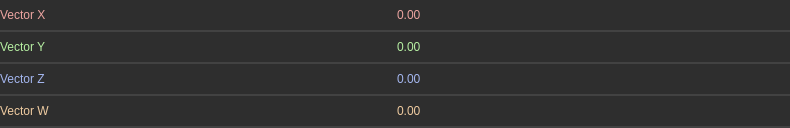
<?xml version="1.0" encoding="UTF-8"?>
<ui version="4.0">
 <class>Widget</class>
 <widget class="QWidget" name="Widget">
  <property name="geometry">
   <rect>
    <x>0</x>
    <y>0</y>
    <width>790</width>
    <height>128</height>
   </rect>
  </property>
  <property name="minimumSize">
   <size>
    <width>0</width>
    <height>0</height>
   </size>
  </property>
  <property name="maximumSize">
   <size>
    <width>16777215</width>
    <height>128</height>
   </size>
  </property>
  <property name="windowTitle">
   <string>Form</string>
  </property>
  <property name="styleSheet">
   <string notr="true">.QWidget {
    font: 580 10pt &quot;Segoe UI&quot;;
    border: 2px solid black;
    border-radius: 0px;
    border-left: 0px;
    border-right: 0px;
	border-top: 0px;
    border-color: rgba(66, 66, 66, 255);
    padding: 8px;
    padding-left: 6px;
    padding-right: 6px;
    color: #e5e5e5;
    background-color: #2e2e2e;
}

.QWidget::hover {
}
.QWidget::selected {
    background-color: #515965;
}</string>
  </property>
  <layout class="QVBoxLayout" name="verticalLayout">
   <property name="spacing">
    <number>0</number>
   </property>
   <property name="leftMargin">
    <number>0</number>
   </property>
   <property name="topMargin">
    <number>0</number>
   </property>
   <property name="rightMargin">
    <number>0</number>
   </property>
   <property name="bottomMargin">
    <number>0</number>
   </property>
   <item>
    <widget class="QFrame" name="frame">
     <property name="maximumSize">
      <size>
       <width>16777215</width>
       <height>32</height>
      </size>
     </property>
     <property name="styleSheet">
      <string notr="true">.QFrame {
    font: 580 10pt &quot;Segoe UI&quot;;
    border: 2px solid black;
    border-radius: 0px;
    border-left: 0px;
    border-right: 0px;
	border-top: 0px;
    border-color: rgba(66, 66, 66, 255);
    color: #e5e5e5;
    background-color: #2e2e2e;
}

.QFrame::hover {
}
.QFrame::selected {
    background-color: #515965;
}</string>
     </property>
     <property name="frameShape">
      <enum>QFrame::StyledPanel</enum>
     </property>
     <property name="frameShadow">
      <enum>QFrame::Raised</enum>
     </property>
     <property name="lineWidth">
      <number>0</number>
     </property>
     <layout class="QHBoxLayout" name="horizontalLayout_2">
      <property name="spacing">
       <number>0</number>
      </property>
      <property name="leftMargin">
       <number>0</number>
      </property>
      <property name="topMargin">
       <number>0</number>
      </property>
      <property name="rightMargin">
       <number>0</number>
      </property>
      <property name="bottomMargin">
       <number>0</number>
      </property>
      <item>
       <widget class="QLabel" name="label">
        <property name="styleSheet">
         <string notr="true">border:0px;
background-color: rgba(255, 255, 255, 0);
font: 8pt &quot;Segoe UI&quot;;
color: #ECA4A0;
</string>
        </property>
        <property name="text">
         <string>Vector X</string>
        </property>
       </widget>
      </item>
      <item>
       <widget class="QDoubleSpinBox" name="vector_x">
        <property name="minimumSize">
         <size>
          <width>0</width>
          <height>0</height>
         </size>
        </property>
        <property name="styleSheet">
         <string notr="true">QDoubleSpinBox {
    font: 580 8pt &quot;Segoe UI&quot;;
    border: 2px solid black;
    border-radius: 2px;
    border-color: rgba(94, 94, 94, 255);
    color: #e5e5e5;
    background-color: #2e2e2e;
border:0px;
color: #ECA4A0;
}

QDoubleSpinBox:focus {
}

QDoubleSpinBox:hover {
}

QDoubleSpinBox:pressed {
	background-color: #252525;
}

QDoubleSpinBox::up-button {
    border: 0px solid black;
    subcontrol-origin: border;
    subcontrol-position: top right;
    border-left: 2px solid black;
    border-bottom: 0px solid black;
    border-top-right-radius: 2px;
    border-color: rgba(94, 94, 94, 255);
	width:16px;
    margin:0px;
border:0px;
}

QDoubleSpinBox::up-arrow {
    image: url(://icons/arrow_drop_up_24dp.svg);
    width: 20px;
    height: 20px;
}

QDoubleSpinBox::down-button {
    subcontrol-origin: border;
    subcontrol-position: bottom right;
	border: 0px solid black;
    border-left: 2px solid black;
    border-top: 2px solid black;
border-bottom-right-radius: 2px;
    border-color: rgba(94, 94, 94, 255);
	width:16px;
    margin:0px;
border:0px;
}

QDoubleSpinBox::down-arrow {
    image: url(://icons/arrow_drop_down_16dp.svg);
    width: 20px;
    height: 20px;
}</string>
        </property>
        <property name="decimals">
         <number>2</number>
        </property>
        <property name="minimum">
         <double>-99999999999.000000000000000</double>
        </property>
        <property name="maximum">
         <double>99999999999.000000000000000</double>
        </property>
        <property name="singleStep">
         <double>0.100000000000000</double>
        </property>
       </widget>
      </item>
     </layout>
    </widget>
   </item>
   <item>
    <widget class="QFrame" name="frame_2">
     <property name="maximumSize">
      <size>
       <width>16777215</width>
       <height>32</height>
      </size>
     </property>
     <property name="styleSheet">
      <string notr="true">.QFrame {
    font: 580 10pt &quot;Segoe UI&quot;;
    border: 2px solid black;
    border-radius: 0px;
    border-left: 0px;
    border-right: 0px;
	border-top: 0px;
    border-color: rgba(66, 66, 66, 255);
    color: #e5e5e5;
    background-color: #2e2e2e;
}

.QFrame::hover {
}
.QFrame::selected {
    background-color: #515965;
}</string>
     </property>
     <property name="frameShape">
      <enum>QFrame::StyledPanel</enum>
     </property>
     <property name="frameShadow">
      <enum>QFrame::Raised</enum>
     </property>
     <property name="lineWidth">
      <number>0</number>
     </property>
     <layout class="QHBoxLayout" name="horizontalLayout_7">
      <property name="spacing">
       <number>0</number>
      </property>
      <property name="leftMargin">
       <number>0</number>
      </property>
      <property name="topMargin">
       <number>0</number>
      </property>
      <property name="rightMargin">
       <number>0</number>
      </property>
      <property name="bottomMargin">
       <number>0</number>
      </property>
      <item>
       <widget class="QLabel" name="label_2">
        <property name="styleSheet">
         <string notr="true">border:0px;
background-color: rgba(255, 255, 255, 0);
font: 8pt &quot;Segoe UI&quot;;
color: #B6EFA2;</string>
        </property>
        <property name="text">
         <string>Vector Y</string>
        </property>
       </widget>
      </item>
      <item>
       <widget class="QDoubleSpinBox" name="vector_y">
        <property name="styleSheet">
         <string notr="true">QDoubleSpinBox {
    font: 580 8pt &quot;Segoe UI&quot;;
    border: 2px solid black;
    border-radius: 2px;
    border-color: rgba(94, 94, 94, 255);
    color: #e5e5e5;
    background-color: #2e2e2e;
border:0px;
color: #B6EFA2;
}

QDoubleSpinBox:focus {
}

QDoubleSpinBox:hover {
}

QDoubleSpinBox:pressed {
	background-color: #252525;
}

QDoubleSpinBox::up-button {
    border: 0px solid black;
    subcontrol-origin: border;
    subcontrol-position: top right;
    border-left: 2px solid black;
    border-bottom: 0px solid black;
    border-top-right-radius: 2px;
    border-color: rgba(94, 94, 94, 255);
	width:16px;
    margin:0px;
border:0px;
}

QDoubleSpinBox::up-arrow {
    image: url(://icons/arrow_drop_up_24dp.svg);
    width: 20px;
    height: 20px;
}

QDoubleSpinBox::down-button {
    subcontrol-origin: border;
    subcontrol-position: bottom right;
	border: 0px solid black;
    border-left: 2px solid black;
    border-top: 2px solid black;
border-bottom-right-radius: 2px;
    border-color: rgba(94, 94, 94, 255);
	width:16px;
    margin:0px;
border:0px;
}

QDoubleSpinBox::down-arrow {
    image: url(://icons/arrow_drop_down_16dp.svg);
    width: 20px;
    height: 20px;
}

QDoubleSpinBox:disabled {
	color: rgba(135, 135, 135, 100);
}</string>
        </property>
        <property name="decimals">
         <number>2</number>
        </property>
        <property name="minimum">
         <double>-99999999999.000000000000000</double>
        </property>
        <property name="maximum">
         <double>99999999999.000000000000000</double>
        </property>
        <property name="singleStep">
         <double>0.100000000000000</double>
        </property>
       </widget>
      </item>
     </layout>
    </widget>
   </item>
   <item>
    <widget class="QFrame" name="frame_3">
     <property name="maximumSize">
      <size>
       <width>16777215</width>
       <height>32</height>
      </size>
     </property>
     <property name="styleSheet">
      <string notr="true">.QFrame {
    font: 580 10pt &quot;Segoe UI&quot;;
    border: 2px solid black;
    border-radius: 0px;
    border-left: 0px;
    border-right: 0px;
	border-top: 0px;
    border-color: rgba(66, 66, 66, 255);
    color: #e5e5e5;
    background-color: #2e2e2e;
}

.QFrame::hover {
}
.QFrame::selected {
    background-color: #515965;
}</string>
     </property>
     <property name="frameShape">
      <enum>QFrame::StyledPanel</enum>
     </property>
     <property name="frameShadow">
      <enum>QFrame::Raised</enum>
     </property>
     <property name="lineWidth">
      <number>0</number>
     </property>
     <layout class="QHBoxLayout" name="horizontalLayout_8">
      <property name="spacing">
       <number>0</number>
      </property>
      <property name="leftMargin">
       <number>0</number>
      </property>
      <property name="topMargin">
       <number>0</number>
      </property>
      <property name="rightMargin">
       <number>0</number>
      </property>
      <property name="bottomMargin">
       <number>0</number>
      </property>
      <item>
       <widget class="QLabel" name="label_3">
        <property name="styleSheet">
         <string notr="true">border:0px;
background-color: rgba(255, 255, 255, 0);
font: 8pt &quot;Segoe UI&quot;;

color: #A4B6EF;</string>
        </property>
        <property name="text">
         <string>Vector Z</string>
        </property>
       </widget>
      </item>
      <item>
       <widget class="QDoubleSpinBox" name="vector_z">
        <property name="enabled">
         <bool>true</bool>
        </property>
        <property name="styleSheet">
         <string notr="true">QDoubleSpinBox {
    font: 580 8pt &quot;Segoe UI&quot;;
    border: 2px solid black;
    border-radius: 2px;
    border-color: rgba(94, 94, 94, 255);
    color: #e5e5e5;
    background-color: #2e2e2e;
border:0px;
color: #A4B6EF;
}

QDoubleSpinBox:focus {
}

QDoubleSpinBox:hover {
}

QDoubleSpinBox:pressed {
	background-color: #252525;
}

QDoubleSpinBox::up-button {
    border: 0px solid black;
    subcontrol-origin: border;
    subcontrol-position: top right;
    border-left: 2px solid black;
    border-bottom: 0px solid black;
    border-top-right-radius: 2px;
    border-color: rgba(94, 94, 94, 255);
	width:16px;
    margin:0px;
border:0px;
}

QDoubleSpinBox::up-arrow {
    image: url(://icons/arrow_drop_up_24dp.svg);
    width: 20px;
    height: 20px;
}

QDoubleSpinBox::down-button {
    subcontrol-origin: border;
    subcontrol-position: bottom right;
	border: 0px solid black;
    border-left: 2px solid black;
    border-top: 2px solid black;
border-bottom-right-radius: 2px;
    border-color: rgba(94, 94, 94, 255);
	width:16px;
    margin:0px;
border:0px;
}

QDoubleSpinBox::down-arrow {
    image: url(://icons/arrow_drop_down_16dp.svg);
    width: 20px;
    height: 20px;
}

QDoubleSpinBox:disabled {
	color: rgba(135, 135, 135, 100);
}</string>
        </property>
        <property name="decimals">
         <number>2</number>
        </property>
        <property name="minimum">
         <double>-99999999999.000000000000000</double>
        </property>
        <property name="maximum">
         <double>99999999999.000000000000000</double>
        </property>
        <property name="singleStep">
         <double>0.100000000000000</double>
        </property>
       </widget>
      </item>
     </layout>
    </widget>
   </item>
   <item>
    <widget class="QFrame" name="frame_4">
     <property name="maximumSize">
      <size>
       <width>16777215</width>
       <height>32</height>
      </size>
     </property>
     <property name="styleSheet">
      <string notr="true">.QFrame {
    font: 580 10pt &quot;Segoe UI&quot;;
    border: 2px solid black;
    border-radius: 0px;
    border-left: 0px;
    border-right: 0px;
	border-top: 0px;
    border-color: rgba(66, 66, 66, 255);
    color: #e5e5e5;
    background-color: #2e2e2e;
}

.QFrame::hover {
}
.QFrame::selected {
    background-color: #515965;
}</string>
     </property>
     <property name="frameShape">
      <enum>QFrame::StyledPanel</enum>
     </property>
     <property name="frameShadow">
      <enum>QFrame::Raised</enum>
     </property>
     <property name="lineWidth">
      <number>0</number>
     </property>
     <layout class="QHBoxLayout" name="horizontalLayout_9">
      <property name="spacing">
       <number>0</number>
      </property>
      <property name="leftMargin">
       <number>0</number>
      </property>
      <property name="topMargin">
       <number>0</number>
      </property>
      <property name="rightMargin">
       <number>0</number>
      </property>
      <property name="bottomMargin">
       <number>0</number>
      </property>
      <item>
       <widget class="QLabel" name="label_4">
        <property name="styleSheet">
         <string notr="true">border:0px;
background-color: rgba(255, 255, 255, 0);
font: 8pt &quot;Segoe UI&quot;;

color: #EFCBA0;</string>
        </property>
        <property name="text">
         <string>Vector W</string>
        </property>
       </widget>
      </item>
      <item>
       <widget class="QDoubleSpinBox" name="vector_w">
        <property name="enabled">
         <bool>true</bool>
        </property>
        <property name="styleSheet">
         <string notr="true">QDoubleSpinBox {
    font: 580 8pt &quot;Segoe UI&quot;;
    border: 2px solid black;
    border-radius: 2px;
    border-color: rgba(94, 94, 94, 255);
    color: #e5e5e5;
    background-color: #2e2e2e;
border:0px;
color: #EFCBA0;
}

QDoubleSpinBox:focus {
}

QDoubleSpinBox:hover {
}

QDoubleSpinBox:pressed {
	background-color: #252525;
}

QDoubleSpinBox::up-button {
    border: 0px solid black;
    subcontrol-origin: border;
    subcontrol-position: top right;
    border-left: 2px solid black;
    border-bottom: 0px solid black;
    border-top-right-radius: 2px;
    border-color: rgba(94, 94, 94, 255);
	width:16px;
    margin:0px;
border:0px;
}

QDoubleSpinBox::up-arrow {
    image: url(://icons/arrow_drop_up_24dp.svg);
    width: 20px;
    height: 20px;
}

QDoubleSpinBox::down-button {
    subcontrol-origin: border;
    subcontrol-position: bottom right;
	border: 0px solid black;
    border-left: 2px solid black;
    border-top: 2px solid black;
border-bottom-right-radius: 2px;
    border-color: rgba(94, 94, 94, 255);
	width:16px;
    margin:0px;
border:0px;
}

QDoubleSpinBox::down-arrow {
    image: url(://icons/arrow_drop_down_16dp.svg);
    width: 20px;
    height: 20px;
}

QDoubleSpinBox:disabled {
	color: rgba(135, 135, 135, 100);
}</string>
        </property>
        <property name="decimals">
         <number>2</number>
        </property>
        <property name="minimum">
         <double>-99999999999.000000000000000</double>
        </property>
        <property name="maximum">
         <double>99999999999.000000000000000</double>
        </property>
        <property name="singleStep">
         <double>0.100000000000000</double>
        </property>
       </widget>
      </item>
     </layout>
    </widget>
   </item>
  </layout>
 </widget>
 <resources/>
 <connections/>
</ui>
